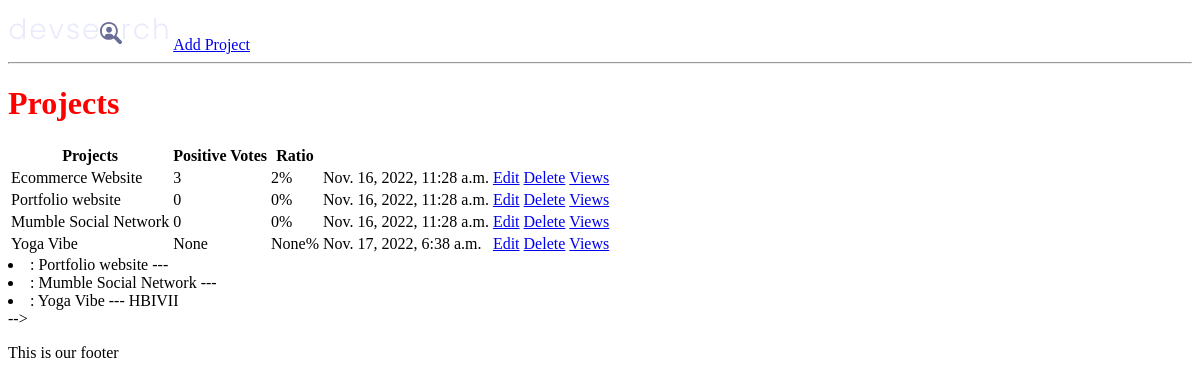
The app's page /, older data.
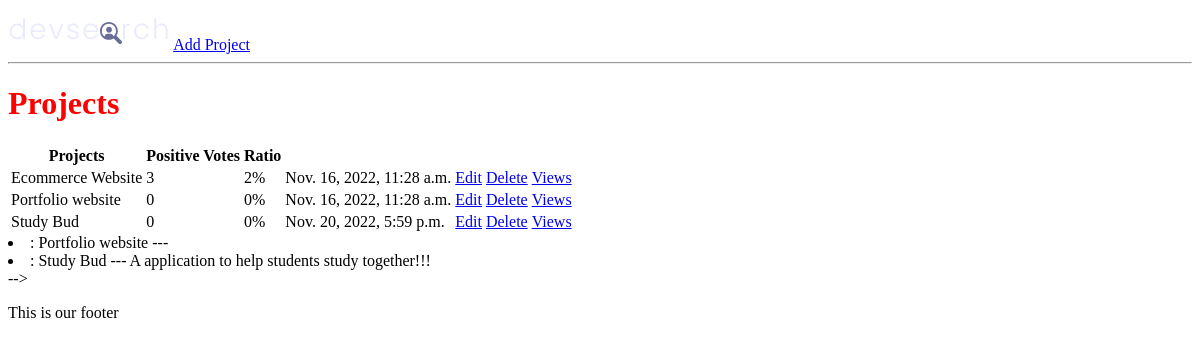
The same page, newer data.
### projects/models.py (models this page shows, shortened)
class Project(models.Model):   ## Class is created to let know its not ordinary class
   title = models.CharField(max_length = 200)
   description = models.TextField(null = True, blank=True)
   demo_link = models.CharField(max_length = 2000, blank = True, null = True)
   featured_image = models.ImageField(null=True, blank=True, default="default.jpg")
   source_link = models.CharField(max_length = 2000, blank = True, null = True)
   tags = models.ManyToManyField('Tag', blank=True)
   vote_total = models.IntegerField(default=0, null=True, blank=True)
   vote_ratio = models.IntegerField(default=0, null=True, blank=True)
   created = models.DateTimeField(auto_now_add = True)
   id = models.UUIDField(default=uuid.uuid4, unique=True, primary_key=True, editable=False)

### projects/views.py (the view)
# urls.py: path('', include('projects.urls')),
def projects(request):
    projects = Project.objects.all()
    context = {'projects':projects}
    return render(request, 'projects/project.html', context)

### projects/templates/projects/project.html (shortened to what this page needs)
{% extends 'main.html' %}
{% block content%}
<h1>Projects</h1>
<table>
    <tr>
        <th>Projects</th>
        <th>Positive Votes</th>
        <th>Ratio</th>
        <th></th>
    </tr>
    {% for project in projects %}
    <tr>
        <td>{{project.title}}</td>
        <td>{{project.vote_total}}</td>
        <td>{{project.vote_ratio}}%</td>
        <td>{{project.created}}</td>
        <td><a href="{% url 'update-project' project.id %}">Edit</a></td>
        <td><a href="{% url 'delete-project' project.id %}">Delete</a></td>
        <td><a href="{% url 'project' project.id %}">Views</a></td>
    </tr>
    {% endfor %}
    </table>
    {% for project in projects %}
        <li>: {{project.title}}</a>  --- {{project.description}}</li>
    {% endfor %}
</ol> -->
{% endblock %}

### templates/main.html (shortened to what this page needs)
<!DOCTYPE html>
{% load static %}
<html lang="en">
<head>
   <link rel="stylesheet" href='{% static "styles/main.css" %}'>
</head>
<body>
   {% include 'navbar.html' %}
   {% block content %}
   {% endblock %}
   <p>This is our footer</p>
</body>
</html>

### templates/navbar.html
{% load static %}
<img src="{% static 'images/logo.svg' %}" alt="">
<a href="{% url 'create-project' %}">Add Project</a>
<hr>

### static/styles/main.css (style rules this page uses)
h1 { color: red; }

Row changes from the older to the newer data that the page shows:
removed Project: title "Mumble Social Network", vote_total "0", vote_ratio "0", created "Nov. 16, 2022, 11:28 a.m."
removed Project: title "Yoga Vibe", vote_total "None", vote_ratio "None", created "Nov. 17, 2022, 6:38 a.m.", description "HBIVII"
added Project: title "Study Bud", vote_total "0", vote_ratio "0", created "Nov. 20, 2022, 5:59 p.m.", description "A application to help students study together!!!"
